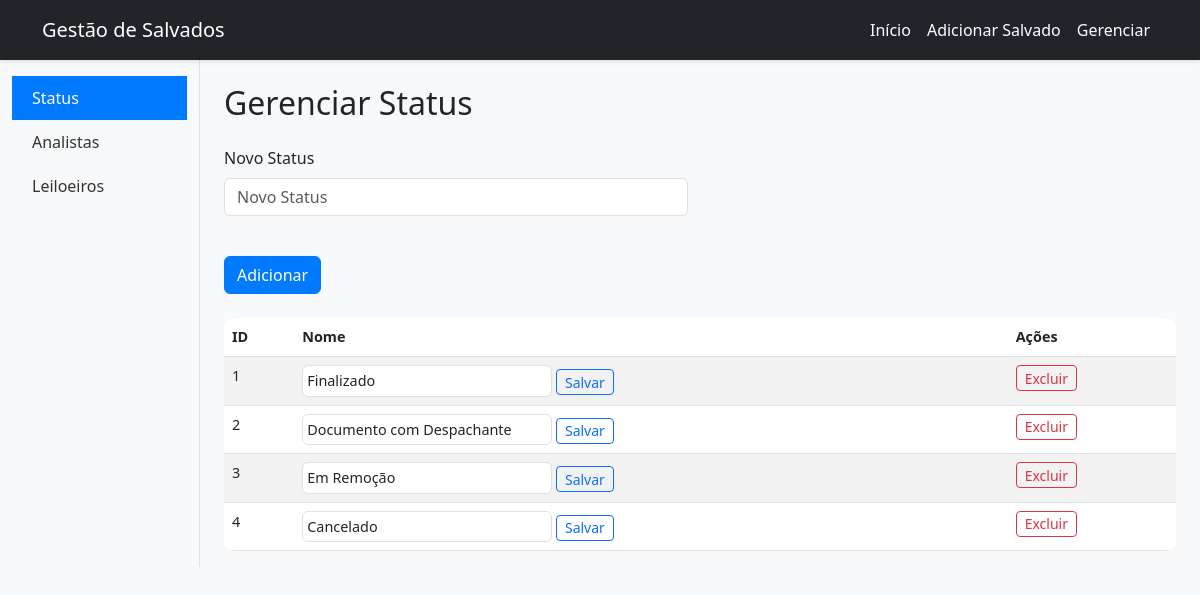
/gerenciar, run on the app's committed database.
### tables this page shows
CREATE TABLE status_opcoes (
                id INTEGER PRIMARY KEY AUTOINCREMENT,
                nome TEXT UNIQUE
            );

### app.py (the view, shortened to what this page needs)
@app.route('/gerenciar', methods=['GET', 'POST'])
def gerenciar():
    secao = request.args.get('secao', 'status')
    status_opcoes = db.get_all_status_opcoes()
    analistas = db.get_all_analistas()
    leiloeiros = db.get_all_leiloeiros()
    return render_template('gerenciar.html', status_opcoes=status_opcoes, analistas=analistas,
                           leiloeiros=leiloeiros, secao=secao)

### models.py (called while the page is built)
    def get_all_status_opcoes(self):
        cursor = self.conn.cursor()
        cursor.execute('SELECT * FROM status_opcoes')
        return cursor.fetchall()

    def get_all_analistas(self):
        cursor = self.conn.cursor()
        cursor.execute('SELECT id, nome, email, cargo FROM analistas')
        return cursor.fetchall()

    def get_all_leiloeiros(self):
        cursor = self.conn.cursor()
        cursor.execute(
            'SELECT id, nome, endereco, telefone, responsavel, email FROM leiloeiros')
        return cursor.fetchall()

### templates/gerenciar.html (shortened to what this page needs)
{% extends "base.html" %}
{% block content %}
<div class="container-fluid">
    <div class="row">
        <nav class="col-md-2 d-none d-md-block bg-light sidebar">
            <div class="sidebar-sticky pt-3">
                <ul class="nav flex-column">
                    <li class="nav-item">
                        <a class="nav-link {% if secao == 'status' %}active{% endif %}"
                            href="{{ url_for('gerenciar', secao='status') }}">
                            Status
                        </a>
                    </li>
                    <li class="nav-item">
                        <a class="nav-link {% if secao == 'analistas' %}active{% endif %}"
                            href="{{ url_for('gerenciar', secao='analistas') }}">
                            Analistas
                        </a>
                    </li>
                    <li class="nav-item">
                        <a class="nav-link {% if secao == 'leiloeiros' %}active{% endif %}"
                            href="{{ url_for('gerenciar', secao='leiloeiros') }}">
                            Leiloeiros
                        </a>
                    </li>
                </ul>
            </div>
        </nav>
        <main role="main" class="col-md-9 ml-sm-auto col-lg-10 px-4">
            <h2 class="mt-4 mb-4">Gerenciar {% if secao == 'status' %}Status{% elif secao == 'analistas' %}Analistas{%
                else %}Leiloeiros{% endif %}</h2>
            {% if secao == 'status' %}
            <form method="POST" class="mb-4">
                <div class="row">
                    <div class="col-md-6 mb-3">
                        <label class="form-label">Novo Status</label>
                        <input type="text" class="form-control" name="novo_status" placeholder="Novo Status" required>
                    </div>
                </div>
                <div class="row mt-4">
                    <div class="col-md-12">
                        <button type="submit" class="btn btn-primary">Adicionar</button>
                    </div>
                </div>
            </form>
            <div style="overflow-x: auto;">
                <table class="table table-striped" style="font-size: 0.9rem;">
                    <thead>
                        <tr>
                            <th style="padding: 0.5rem;">ID</th>
                            <th style="padding: 0.5rem;">Nome</th>
                            <th style="padding: 0.5rem;">Ações</th>
                        </tr>
                    </thead>
                    <tbody>
                        {% for status in status_opcoes %}
                        <tr>
                            <td style="padding: 0.5rem;">{{ status[0] }}</td>
                            <td style="padding: 0.5rem;">
                                <form method="POST" class="d-inline">
                                    <input type="text" name="novo_nome" value="{{ status[1] }}"
                                        class="form-control d-inline-block"
                                        style="width: 250px; font-size: 0.9rem; padding: 0.25rem;">
                                    <button type="submit" class="btn btn-sm btn-outline-primary"
                                        style="padding: 0.1rem 0.5rem;">Salvar</button>
                                </form>
                            </td>
                            <td style="padding: 0.5rem;">
                                <form method="POST" class="d-inline">
                                    <button type="submit" class="btn btn-sm btn-outline-danger"
                                        style="padding: 0.1rem 0.5rem;">Excluir</button>
                                </form>
                            </td>
                        </tr>
                        {% endfor %}
                    </tbody>
                </table>
            </div>
            {% endif %}
        </main>
    </div>
</div>
{% endblock %}

### static/style.css (style rules this page uses)
body { background-color: #f8f9fa; font-family: 'Segoe UI', Tahoma, Geneva, Verdana, sans-serif; }
.btn-primary { background-color: #007bff; border-color: #007bff; transition: background-color 0.3s; }
.btn-outline-primary { transition: all 0.3s; }
.table { border-radius: 10px; overflow: hidden; }
.bg-light { border-right: 1px solid #dee2e6; }
.nav-link { color: #333; padding: 10px 20px; }
.nav-link.active { background-color: #007bff; color: white !important; }
body { overflow-x: hidden; }

### data on the page
status_opcoes: id "1", novo_nome "Finalizado"
status_opcoes: id "2", novo_nome "Documento com Despachante"
status_opcoes: id "3", novo_nome "Em Remoção"
status_opcoes: id "4", novo_nome "Cancelado"
